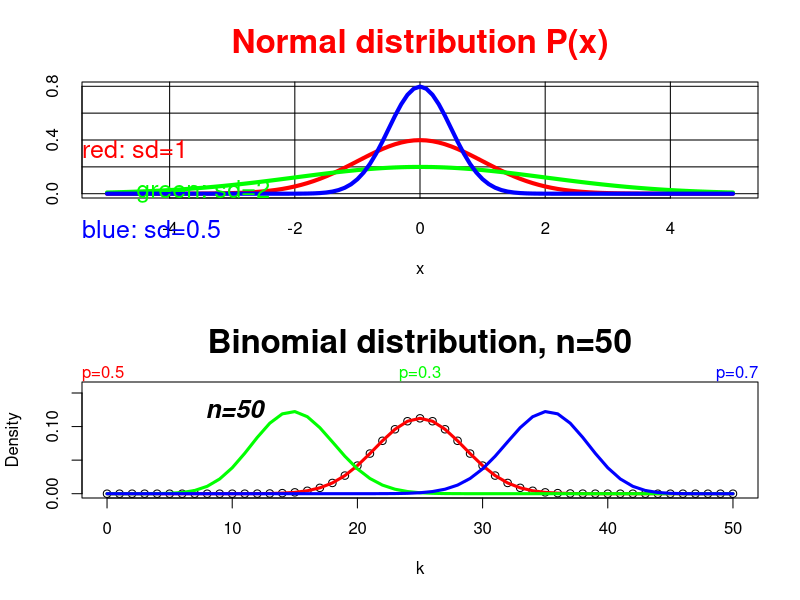
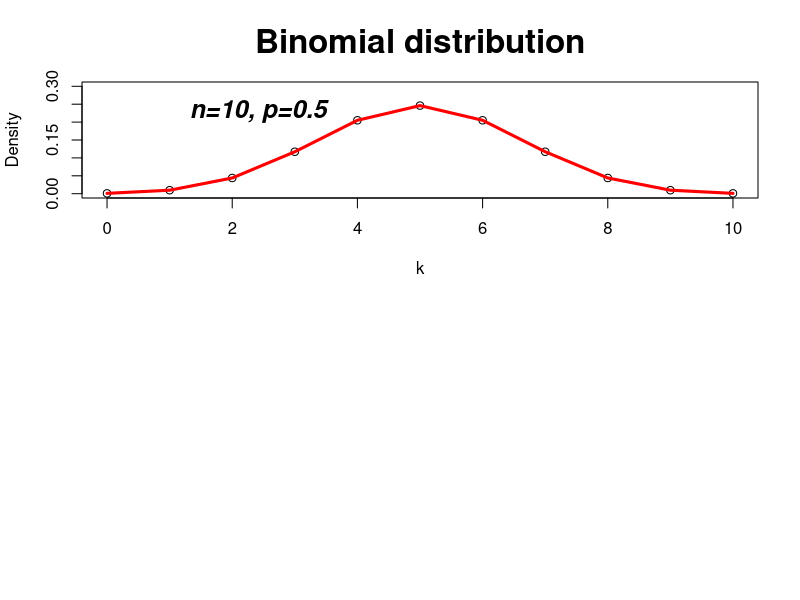
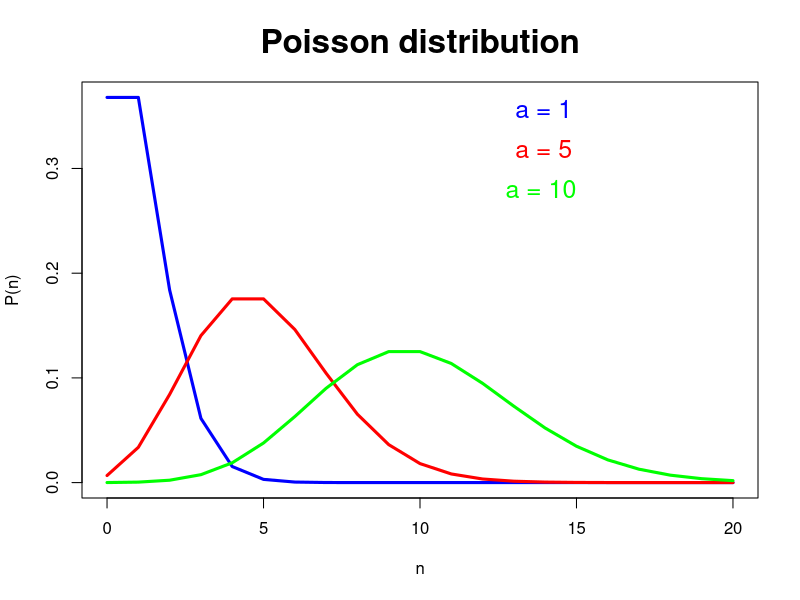
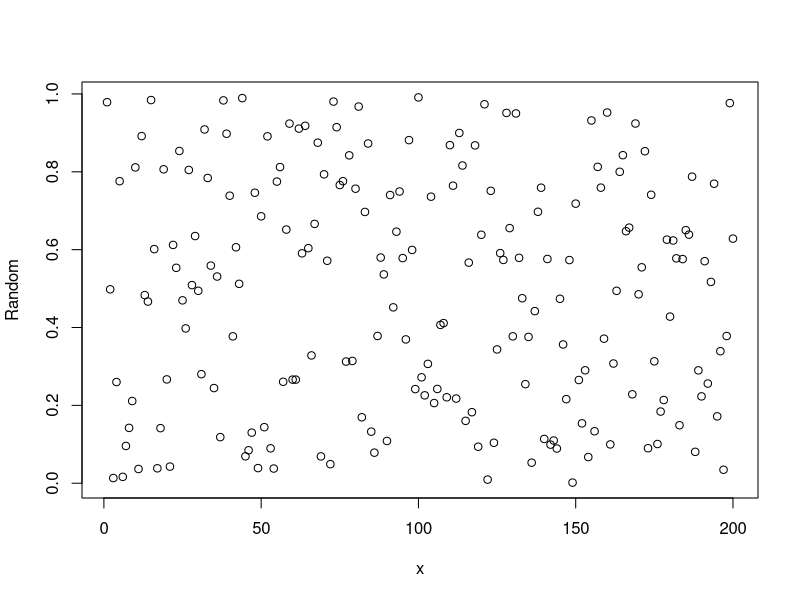
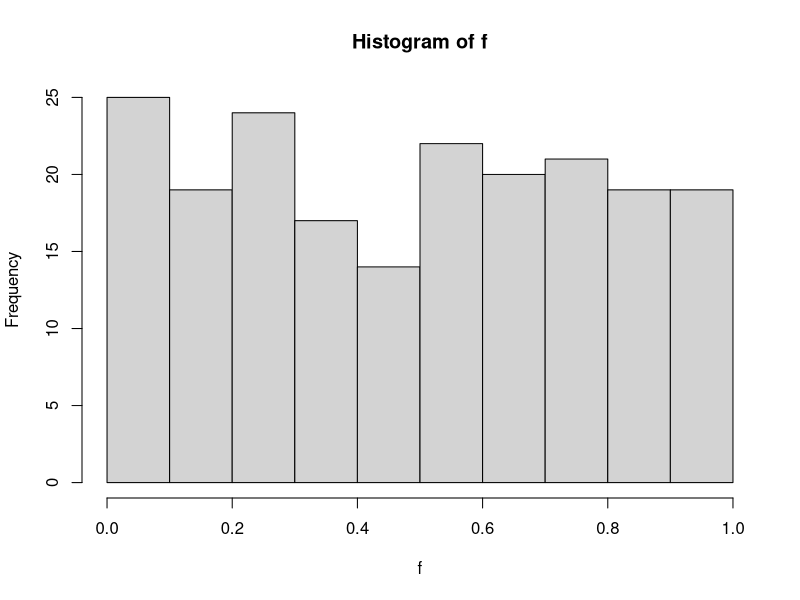
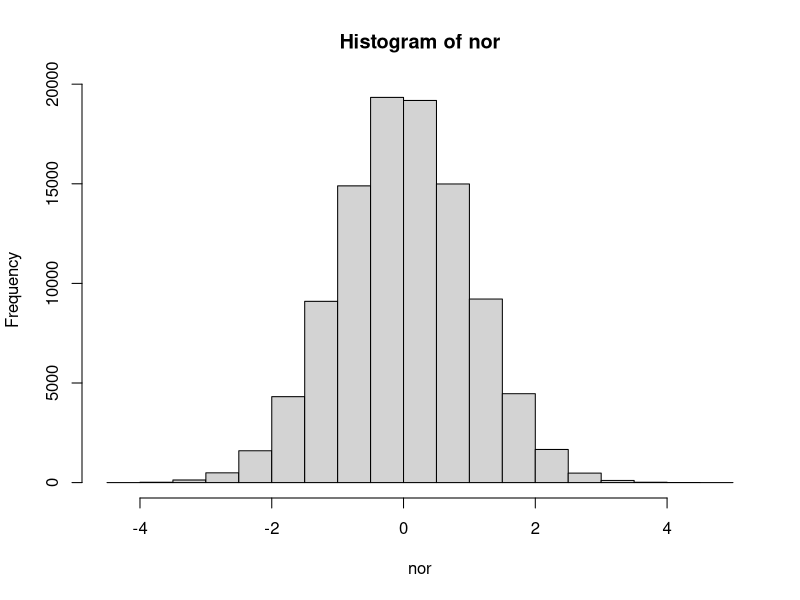

Source code (R) for these figures, in order:



?dnorm
?rnorm
?dbinom
?dpois


?mtext



require(graphics)


par(mfrow = c(2,1))
plot(function(x) dnorm(x), -5, 5, tck = 1, ylim = c(0, 0.8), main = "Normal distribution P(x)",
     ylab = "", col.main = "red", cex.main = 2)
curve(dnorm(x), add = TRUE, col = "red", lwd = 4)
curve(dnorm(x, 0, 2.0), add = TRUE, col = "green", lwd = 4)
curve(dnorm(x, 0, 0.5), add = TRUE, col = "blue", lwd = 4)
mtext("green: sd=2", col = "green", line = -6, adj = 0.1, cex = 1.5)
mtext("red: sd=1", col = "red", line = -4, adj = 0, cex = 1.5)
mtext("blue: sd=0.5", col = "blue", line= -8,adj = 0, cex = 1.5)


?dbinom

require(graphics)
# Compute P(45 < X < 55) for X Binomial(100,0.5)
sum(dbinom(46:54, 100, 0.5))

## Using "log = TRUE" for an extended range :
n <- 50
k <- seq(0, n, by = 1)
plot (k, dbinom(k, n, 0.5), type = "p", ylab = "Density", ylim = c(0, 0.16),
      main = "Binomial distribution, n=50", cex.main = 2)
lines(k, dbinom(k, n, 0.5), col = "red", lwd = 3)
lines(k, dbinom(k, n, 0.3), col = "green", lwd = 3)
lines(k, dbinom(k, n, 0.7), col = "blue", lwd = 3)
## extreme points are omitted since dbinom gives 0.
mtext("p=0.5", col = "red", adj = 0)
mtext("n=50", adj = 0.2, line = -2, font = 4, cex = 1.5)
mtext("p=0.3", col = "green", adj = 0.5)
mtext("p=0.7", col = "blue", adj = 1)



n <- 10
k <- seq(0, n, by = 1)
plot (k, dbinom(k, n, 0.5), type = "p", ylab = "Density", ylim = c(0, 0.3),
      main = "Binomial distribution", cex.main = 2)
lines(k, dbinom(k, n, 0.5), col = "red", lwd = 3)
## extreme points are omitted since dbinom gives 0.
mtext("", col = "red", adj = 0)
mtext("n=10, p=0.5", adj = 0.2, line = -2, font = 4, cex = 1.5)
mtext("", col = "green", adj = 0.5)
mtext("", col = "blue", adj = 1)



?dpois

par(mfrow = c(1, 1))


x <- seq(0, 20, 1)
plot(x, dpois(x, 1), type = "l", col = "blue", ylab = "P(n)", xlab = "n", main = "Poisson distribution", lwd = 3, cex.main = 2)
lines(x, dpois(x,5), col = "red", lwd = 3)
lines(x, dpois(x,10), col = "green", lwd = 3)
mtext("a = 5", col = "red", adj = 0.7, line = -4, cex = 1.5)
mtext("a = 10", col = "green", adj = 0.7, line = -6, cex = 1.5)
mtext("a = 1", col = "blue", adj = 0.7, line = -2, cex = 1.5)


RNGkind()
# To generate n pseudo-random numbers in R, use runif(n)
set.seed(666)
runif(2)

RNG.state <- .Random.seed
runif(2)

set.seed(666)
runif(4)
.Random.seed <- RNG.state
runif(2)

f <- runif(200)
plot(f, xlab = "x", ylab = "Random")
hist(f)

nor <- rnorm(100000)
hist(nor)


c5 <- 0
for (i in 1:100000){
  if (nor[i]>5)
    c5 = c5 + 1
}

c5

head(nor)


c3 <- 0
for (i in 1:100000){
  if (nor[i]>3)
    c3 = c3 + 1
}

c3


c4 <- 0
for (i in 1:100000){
  if (nor[i]>4)
    c4 = c4 + 1
}

c4
########################################################
# Clear workspace
rm(list = ls())



